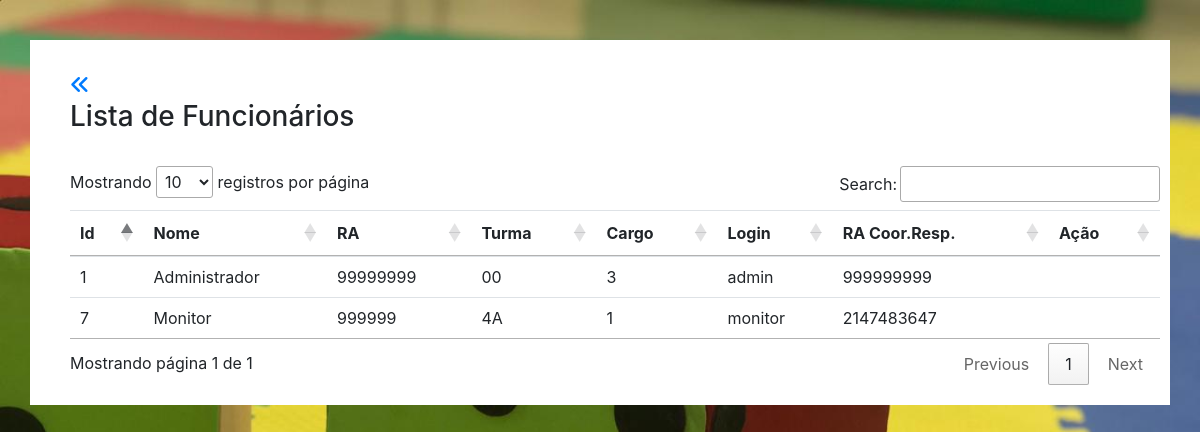
/v3.7.6/cadastro_funcionario/listar_funcionario.php (signed in), run on the app's committed database.
### tables this page shows
CREATE TABLE `funcionarios` (
  `IdFunc` int(10) NOT NULL,
  `Login` varchar(10) NOT NULL,
  `Senha` varchar(50) NOT NULL,
  `RA` int(13) NOT NULL,
  `Nome` varchar(60) NOT NULL,
  `Turma` varchar(60) DEFAULT NULL,
  `Cargo` enum('1','2','3') NOT NULL,
  `RACoordenadorResponsavel` int(12) NOT NULL
);

### v3.7.6/cadastro_funcionario/listar_funcionario.php (the view, shortened to what this page needs)
<!DOCTYPE html>
<html>
<head>
	<link rel="stylesheet" href="https://stackpath.bootstrapcdn.com/bootstrap/4.3.1/css/bootstrap.min.css">
	<link rel="stylesheet" type="text/css" href="css/estilo.css">
	<link rel="stylesheet" href="https://stackpath.bootstrapcdn.com/bootstrap/4.3.1/css/bootstrap.min.css">
	<link href="//cdn.datatables.net/1.10.15/css/jquery.dataTables.min.css" rel="stylesheet">
</head>
<body>
	<div class="container" id="listaContainer">
		<a id="novo" href="../login/menu.php" ><i class="fas fa-angle-double-left"></i></a>
		<h3 id="content">Lista de Funcionários</h3><br>
		<div class="table-responsive">
		<table class="table table-sm" id="minhaTabela" >
		  <thead>
		    <tr>
		      <th scope="col">Id</th>
		      <th scope="col">Nome</th>
		      <th scope="col">RA</th>
		      <th scope="col">Turma</th>
		      <th scope="col">Cargo</th>
		      <th scope="col">Login</th>
		      <th scope="col">RA Coor.Resp.</th>
		      <th scope="col">Ação</th>
		    </tr>
		  </thead>
		    	<?php
		    		include 'conexao.php';
		    		$sql = "SELECT * FROM `funcionarios` ";
		    		$buscar = mysqli_query($conexao, $sql);
		    		while ($array = mysqli_fetch_array($buscar)){
		    			$IdFunc = $array['IdFunc'];
		    			$Nome = $array['Nome'];
		    			$RA = $array['RA'];
		    			$Turma = $array['Turma'];
		    			$Cargo = $array['Cargo'];
		    			$Login = $array['Login'];
		    			$RACoordenadorResponsavel = $array['RACoordenadorResponsavel'];
		    	?>
		    <tr>
		      <td><?php echo $IdFunc ?></td>
		      <td><?php echo $Nome ?></td>
		      <td><?php echo $RA ?></td>
		      <td><?php echo $Turma ?></td>
		      <td><?php echo $Cargo ?></td>
			  <td><?php echo $Login ?></td>
			  <td><?php echo $RACoordenadorResponsavel ?></td>
			  <td>
			  </td>
			 </tr>
		  <?php } ?>
		</table>
	</div>
	</div>
</body>
</html>

### v3.7.6/cadastro_funcionario/css/estilo.css (style rules this page uses)
body { background-image: url('../img/13.jpg'); background-size: 100%; background-repeat: no-repeat; }
#listaContainer { margin-top: 40px; background-color: #fff; padding-top: 30px; padding-bottom: 20px; padding-right: 10px; padding-left: 40px; width: 900x; }
#novo { padding-bottom: 40px; font:'Segoe UI',Arial, sans-serif; font-size: 20px; }

### data on the page
funcionarios: IdFunc "1", Nome "Administrador", RA "99999999", Turma "00", Cargo "3", Login "admin", RACoordenadorResponsavel "999999999"
funcionarios: IdFunc "7", Nome "Monitor", RA "999999", Turma "4A", Cargo "1", Login "monitor", RACoordenadorResponsavel "2147483647"
